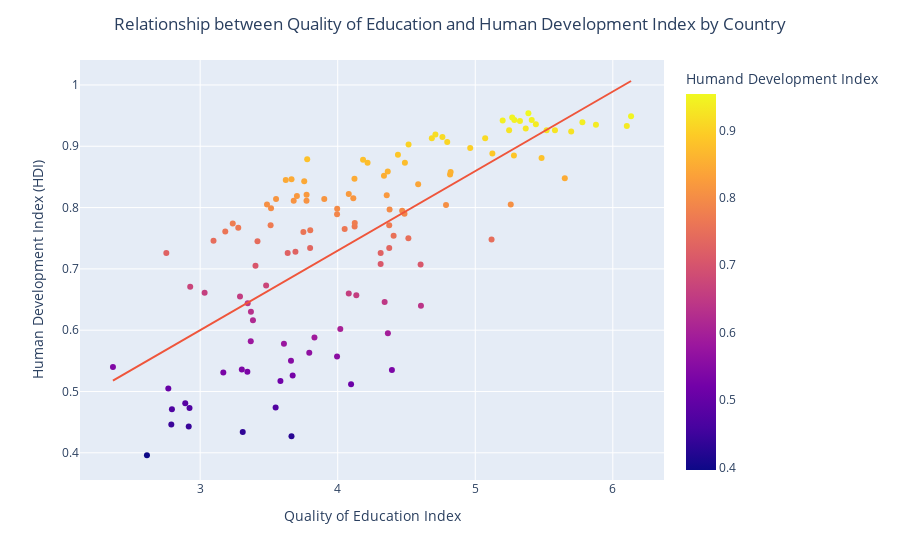

Notebook source saved alongside this figure:
### Code cell
fig = px.scatter(data_frame=df_hdi_qual_2017,x='val_qual_ed',y='hdi',hover_name='country_name',color='hdi', trendline='ols', labels={'hdi':'Humand Development Index'})

#Setting the labels of the plot
fig.update_layout(
    title={
        'text': "Relationship between Quality of Education and Human Development Index by Country",
        'x':0.5,
        'xanchor': 'center'},
    xaxis_title="Quality of Education Index",
    yaxis_title="Human Development Index (HDI)"
)

fig.show()

### Figure 1 — Plotly figure (JSON) as saved in the notebook; plotly's stock layout.template omitted (floating-point values rounded to 4 significant figures)
{"data": [{"hovertemplate": "<b>%{hovertext}</b><br><br>val_qual_ed=%{x}<br>Humand Development Index=%{marker.color}<extra></extra>", "hovertext": ["Republic of Albania", "People's Democratic Republic of Algeria", "Argentine Republic", "Republic of Armenia", "Commonwealth of Australia", "Republic of Austria", "Republic of Azerbaijan", "Kingdom of Bahrain", "People's Republic of Bangladesh", "Kingdom of Belgium", "Republic of Benin", "Kingdom of Bhutan", "Bosnia and Herzegovina", "Republic of Botswana", "Federative Republic of Brazil", "Brunei Darussalam", "Republic of Bulgaria", "Republic of Burundi", "Republic of Cabo Verde", "Kingdom of Cambodia", "Republic of Cameroon", "Canada", "Republic of Chad", "Republic of Chile", "People's Republic of China", "Republic of Colombia", "Republic of Costa Rica", "Republic of Croatia", "Republic of Cyprus", "Kingdom of Denmark", "Dominican Republic", "Republic of Ecuador", "Republic of El Salvador", "Republic of Estonia", "Federal Democratic Republic of Ethiopia", "Republic of Finland", "French Republic", "Georgia", "Federal Republic of Germany", "Republic of Ghana", "Hellenic Republic", "Republic of Guatemala", "Republic of Guinea", "Republic of Haiti", "Republic of Honduras", "Hungary", "Republic of Iceland", "Republic of India", "Republic of Indonesia", "Ireland", "State of Israel", "Italian Republic", "Jamaica", "Japan", "Hashemite Kingdom of Jordan", "Republic of Kazakhstan", "Republic of Kenya", "State of Kuwait", "Republic of Latvia", "Lebanese Republic", "Kingdom of Lesotho", "Republic of Liberia", "Republic of Lithuania", "Grand Duchy of Luxembourg", "Republic of Madagascar", "Republic of Malawi", "Malaysia", "Republic of Mali", "Republic of Malta", "Islamic Republic of Mauritania", "Republic of Mauritius", "United Mexican States", "Mongolia", "Montenegro", "Kingdom of Morocco", "Republic of Mozambique", "Republic of Namibia", "Nepal", "Kingdom of the Netherlands", "New Zealand", "Republic of Nicaragua", "Federal Republic of Nigeria", "Kingdom of Norway", "Sultanate of Oman", "Islamic Republic of Pakistan", "Republic of Panama", "Republic of Paraguay", "Republic of Peru", "Republic of the Philippines", "Republic of Poland", "Portuguese Republic", "State of Qatar", "Romania", "Russian Federation", "Republic of Rwanda", "Kingdom of Saudi Arabia", "Republic of Senegal", "Republic of Serbia", "Republic of Seychelles", "Republic of Sierra Leone", "Republic of Singapore", "Republic of Slovenia", "Republic of South Africa", "Kingdom of Spain", "Democratic Socialist Republic of Sri Lanka", "Kingdom of Sweden", "Switzerland", "Republic of Tajikistan", "Kingdom of Thailand", "Republic of Trinidad and Tobago", "Republic of Tunisia", "Republic of Turkey", "Republic of Uganda", "Ukraine", "United Arab Emirates", "United Kingdom of Great Britain and Northern Ireland", "United States of America", "Oriental Republic of Uruguay", "Republic of Zambia", "Republic of Zimbabwe"], "legendgroup": "", "marker": {"color": [0.79, 0.745, 0.843, 0.769, 0.941, 0.919, 0.754, 0.854, 0.616, 0.929, 0.536, 0.646, 0.774, 0.726, 0.761, 0.838, 0.811, 0.434, 0.66, 0.582, 0.557, 0.926, 0.396, 0.847, 0.75, 0.763, 0.804, 0.845, 0.878, 0.936, 0.746, 0.76, 0.671, 0.885, 0.474, 0.935, 0.897, 0.799, 0.943, 0.602, 0.879, 0.655, 0.471, 0.505, 0.63, 0.846, 0.943, 0.64, 0.707, 0.947, 0.913, 0.886, 0.734, 0.915, 0.726, 0.815, 0.595, 0.805, 0.859, 0.748, 0.517, 0.481, 0.873, 0.913, 0.526, 0.473, 0.805, 0.427, 0.888, 0.54, 0.797, 0.771, 0.728, 0.822, 0.673, 0.446, 0.644, 0.588, 0.939, 0.926, 0.661, 0.531, 0.954, 0.819, 0.55, 0.811, 0.726, 0.767, 0.708, 0.873, 0.858, 0.848, 0.821, 0.82, 0.535, 0.852, 0.512, 0.798, 0.789, 0.443, 0.933, 0.907, 0.705, 0.903, 0.775, 0.942, 0.949, 0.657, 0.765, 0.795, 0.734, 0.814, 0.532, 0.771, 0.881, 0.926, 0.924, 0.814, 0.578, 0.563], "coloraxis": "coloraxis", "symbol": "circle"}, "mode": "markers", "name": "", "orientation": "v", "showlegend": false, "type": "scatter", "x": [4.486, 3.417, 3.757, 4.123, 5.325, 4.71, 4.406, 4.817, 3.384, 5.367, 3.303, 4.341, 3.237, 3.636, 3.183, 4.585, 3.773, 3.31, 4.08, 3.368, 3.995, 5.579, 2.613, 4.122, 4.514, 3.8, 4.788, 3.622, 4.184, 5.441, 3.097, 3.751, 2.928, 5.281, 3.549, 5.878, 4.963, 3.515, 5.284, 4.019, 3.778, 3.29, 2.795, 2.768, 3.369, 3.664, 5.411, 4.605, 4.603, 5.269, 5.072, 4.438, 4.375, 4.761, 4.312, 4.113, 4.365, 3.486, 4.364, 5.119, 3.584, 2.892, 4.489, 4.684, 3.672, 2.923, 5.258, 3.664, 5.124, 2.366, 4.377, 3.512, 3.693, 4.08, 3.48, 2.79, 3.345, 3.831, 5.779, 5.519, 3.032, 3.168, 5.386, 3.703, 3.66, 3.68, 2.754, 3.277, 4.312, 4.217, 4.821, 5.651, 3.774, 4.356, 4.394, 4.336, 4.097, 3.996, 3.995, 2.917, 6.102, 4.796, 3.402, 4.515, 4.124, 5.199, 6.133, 4.135, 4.051, 4.469, 3.799, 3.552, 3.343, 4.374, 5.482, 5.246, 5.697, 3.902, 3.609, 3.793], "xaxis": "x", "y": [0.79, 0.745, 0.843, 0.769, 0.941, 0.919, 0.754, 0.854, 0.616, 0.929, 0.536, 0.646, 0.774, 0.726, 0.761, 0.838, 0.811, 0.434, 0.66, 0.582, 0.557, 0.926, 0.396, 0.847, 0.75, 0.763, 0.804, 0.845, 0.878, 0.936, 0.746, 0.76, 0.671, 0.885, 0.474, 0.935, 0.897, 0.799, 0.943, 0.602, 0.879, 0.655, 0.471, 0.505, 0.63, 0.846, 0.943, 0.64, 0.707, 0.947, 0.913, 0.886, 0.734, 0.915, 0.726, 0.815, 0.595, 0.805, 0.859, 0.748, 0.517, 0.481, 0.873, 0.913, 0.526, 0.473, 0.805, 0.427, 0.888, 0.54, 0.797, 0.771, 0.728, 0.822, 0.673, 0.446, 0.644, 0.588, 0.939, 0.926, 0.661, 0.531, 0.954, 0.819, 0.55, 0.811, 0.726, 0.767, 0.708, 0.873, 0.858, 0.848, 0.821, 0.82, 0.535, 0.852, 0.512, 0.798, 0.789, 0.443, 0.933, 0.907, 0.705, 0.903, 0.775, 0.942, 0.949, 0.657, 0.765, 0.795, 0.734, 0.814, 0.532, 0.771, 0.881, 0.926, 0.924, 0.814, 0.578, 0.563], "yaxis": "y"}, {"hovertemplate": "<b>OLS trendline</b><br>hdi = 0.129733 * val_qual_ed + 0.210839<br>R<sup>2</sup>=0.532414<br><br>val_qual_ed=%{x}<br>Humand Development Index=%{y} <b>(trend)</b><extra></extra>", "legendgroup": "", "marker": {"symbol": "circle"}, "mode": "lines", "name": "", "showlegend": false, "type": "scatter", "x": [2.366, 2.613, 2.754, 2.768, 2.79, 2.795, 2.892, 2.917, 2.923, 2.928, 3.032, 3.097, 3.168, 3.183, 3.237, 3.277, 3.29, 3.303, 3.31, 3.343, 3.345, 3.368, 3.369, 3.384, 3.402, 3.417, 3.48, 3.486, 3.512, 3.515, 3.549, 3.552, 3.584, 3.609, 3.622, 3.636, 3.66, 3.664, 3.664, 3.672, 3.68, 3.693, 3.703, 3.751, 3.757, 3.773, 3.774, 3.778, 3.793, 3.799, 3.8, 3.831, 3.902, 3.995, 3.995, 3.996, 4.019, 4.051, 4.08, 4.08, 4.097, 4.113, 4.122, 4.123, 4.124, 4.135, 4.184, 4.217, 4.312, 4.312, 4.336, 4.341, 4.356, 4.364, 4.365, 4.374, 4.375, 4.377, 4.394, 4.406, 4.438, 4.469, 4.486, 4.489, 4.514, 4.515, 4.585, 4.603, 4.605, 4.684, 4.71, 4.761, 4.788, 4.796, 4.817, 4.821, 4.963, 5.072, 5.119, 5.124, 5.199, 5.246, 5.258, 5.269, 5.281, 5.284, 5.325, 5.367, 5.386, 5.411, 5.441, 5.482, 5.519, 5.579, 5.651, 5.697, 5.779, 5.878, 6.102, 6.133], "xaxis": "x", "y": [0.5178, 0.5498, 0.5681, 0.57, 0.5728, 0.5734, 0.586, 0.5893, 0.59, 0.5907, 0.6042, 0.6126, 0.6219, 0.6237, 0.6308, 0.636, 0.6376, 0.6393, 0.6402, 0.6446, 0.6448, 0.6478, 0.6479, 0.6498, 0.6522, 0.6541, 0.6622, 0.6631, 0.6665, 0.6669, 0.6712, 0.6716, 0.6757, 0.6791, 0.6808, 0.6826, 0.6857, 0.6862, 0.6862, 0.6873, 0.6883, 0.6899, 0.6913, 0.6974, 0.6982, 0.7003, 0.7004, 0.701, 0.7029, 0.7037, 0.7039, 0.7078, 0.7171, 0.7291, 0.7292, 0.7293, 0.7322, 0.7363, 0.7402, 0.7402, 0.7424, 0.7445, 0.7456, 0.7457, 0.7459, 0.7473, 0.7537, 0.7579, 0.7703, 0.7703, 0.7734, 0.774, 0.776, 0.777, 0.7771, 0.7784, 0.7784, 0.7787, 0.7809, 0.7825, 0.7866, 0.7906, 0.7928, 0.7931, 0.7964, 0.7966, 0.8057, 0.808, 0.8083, 0.8185, 0.8219, 0.8285, 0.8319, 0.8331, 0.8357, 0.8363, 0.8547, 0.8689, 0.8749, 0.8756, 0.8854, 0.8914, 0.893, 0.8943, 0.896, 0.8964, 0.9017, 0.9071, 0.9096, 0.9128, 0.9167, 0.922, 0.9268, 0.9347, 0.944, 0.95, 0.9606, 0.9734, 1.002, 1.006], "yaxis": "y"}], "layout": {"coloraxis": {"colorbar": {"title": {"text": "Humand Development Index"}}, "colorscale": [[0, "#0d0887"], [0.1111, "#46039f"], [0.2222, "#7201a8"], [0.3333, "#9c179e"], [0.4444, "#bd3786"], [0.5556, "#d8576b"], [0.6667, "#ed7953"], [0.7778, "#fb9f3a"], [0.8889, "#fdca26"], [1, "#f0f921"]]}, "legend": {"tracegroupgap": 0}, "margin": {"t": 60}, "title": {"text": "Relationship between Quality of Education and Human Development Index by Country", "x": 0.5, "xanchor": "center"}, "xaxis": {"anchor": "y", "domain": [0, 1], "title": {"text": "Quality of Education Index"}}, "yaxis": {"anchor": "x", "domain": [0, 1], "title": {"text": "Human Development Index (HDI)"}}}}
